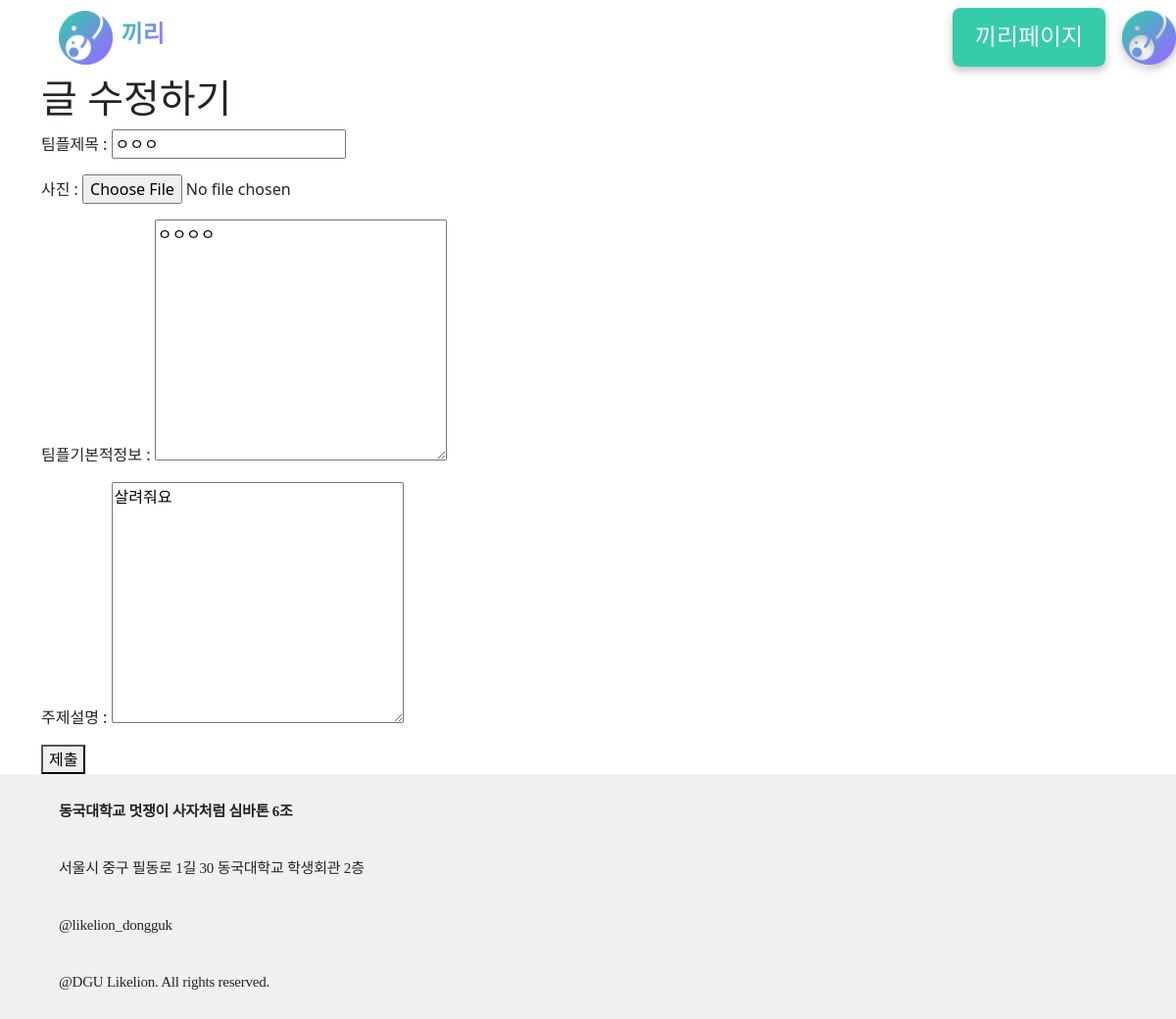
The app's page /edit/1 (signed in) with its own data.
### main/models.py (models this page shows, shortened)
class Post(models.Model):
    title = models.CharField(max_length=200) #제목 필드
    writer = models.ForeignKey(User, null=False, blank=False, on_delete=models.CASCADE)
    pub_date = models.DateTimeField() #작성 시간 필드
    body = models.TextField() #팀플 기본적 정보 필드
    describe = models.TextField(blank=True, null=True) #주제 설명 필드
    image = models.ImageField(upload_to="blog/", blank=True, null=True) #이미지 필드

### main/views.py (the view)
# urls.py: path('edit/<int:id>', edit, name="edit"),
def edit(request, id):
    edit_post = Post.objects.get(id=id)
    return render(request, 'main/edit.html', {'post': edit_post})

### main/templates/main/edit.html (shortened to what this page needs)
{% extends 'base.html' %}
{% load static %}
{% block content %}
<div class = "container">
    <h1>글 수정하기</h1>
    <form action="{% url 'main:update' post.id %}" method="POST" enctype="multipart/form-data">
        <p>팀플제목 : <input type="text" name="title" value={{post.title}}></p>
        {% if post.image %}
            <p>사진 : <input type="file" name="image" value="{{post.image}}"></p>
        {% else %}
            <p>사진 : <input type="file" name="image"></p>
        {% endif %}
        <p>팀플기본적정보 : <textarea name="body" id="" cols="30" rows="10">{{post.body}}</textarea></p>
        <p>주제설명 : <textarea name="body" id="" cols="30" rows="10">{{post.describe}}</textarea></p>
        <button type="submit">제출</button>
    </form>
</div>
{% endblock %}

### records on screen
Post: title "ㅇㅇㅇ", body "ㅇㅇㅇㅇ", body "살려줘요"
